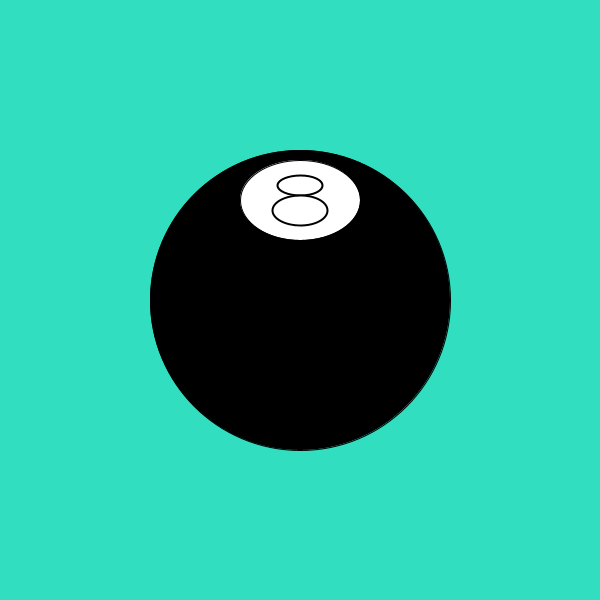
Frame 1 (no input)
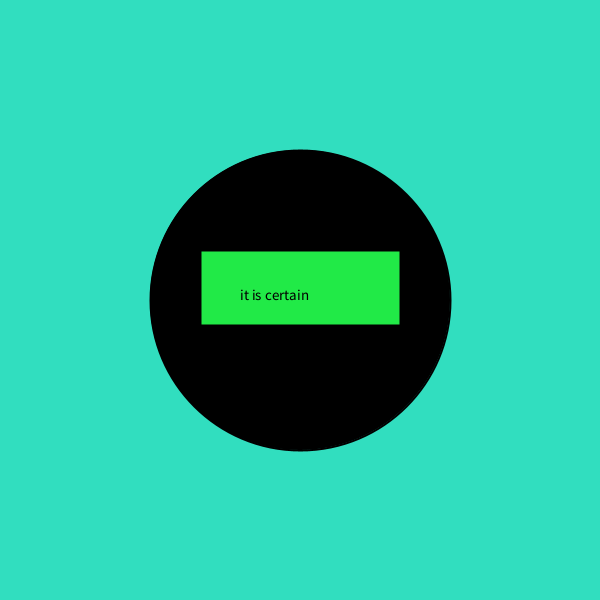
Frame 2 (the mouse pressed at the canvas centre, redrawn once)

The Processing sketch that drew these frames (run headless with seeded random() and noise(); the mouse was pressed at the canvas centre and the sketch redrawn once):

// Processing sketch: processing_79914
// ── processing_79914.pde

String[] answers = {
  "outlook not so good", "don't count on it", "my sources say no", "without a doubt", "reply hazy, try again", "it is certain", "my reply is no", "as I see it yes", "most likely", "you may rely on it", "cannot predict now", "better not tell you now", "very doubtful", "outlook good", "yes definitely", "concentrate and ask again"
};
boolean answer;
void setup()
{

  size(600, 600);
  answer = false;
  noLoop();
}
void draw()
{
  int x = int(random(20));
  background(49, 222, 191);


  if (answer == true)
  {
    fill(0);
    ellipse(300, 300, 300, 300);
    fill(33, 234, 71);
    rect(200, 250, 200, 75);
    fill(0);
    textSize(15);
    text(answers[x], 240, 300);
  }
  else
  {
    fill(0);
    ellipse(300, 300, 300, 300);
    fill(255);
    ellipse(300, 200, 120, 80);
    stroke(0);
    strokeWeight(2);
    ellipse(300, 185, 45, 20);
    ellipse(300, 210, 55, 30);
  }
}
void mousePressed()
{
  if (mouseX>175 && mouseX < 425 && mouseY >175 && mouseY<425)
  {
    answer = !answer;
    redraw();
  }
}
  void mouseReleased()
  {
    answer = answer;
    redraw();
  }
